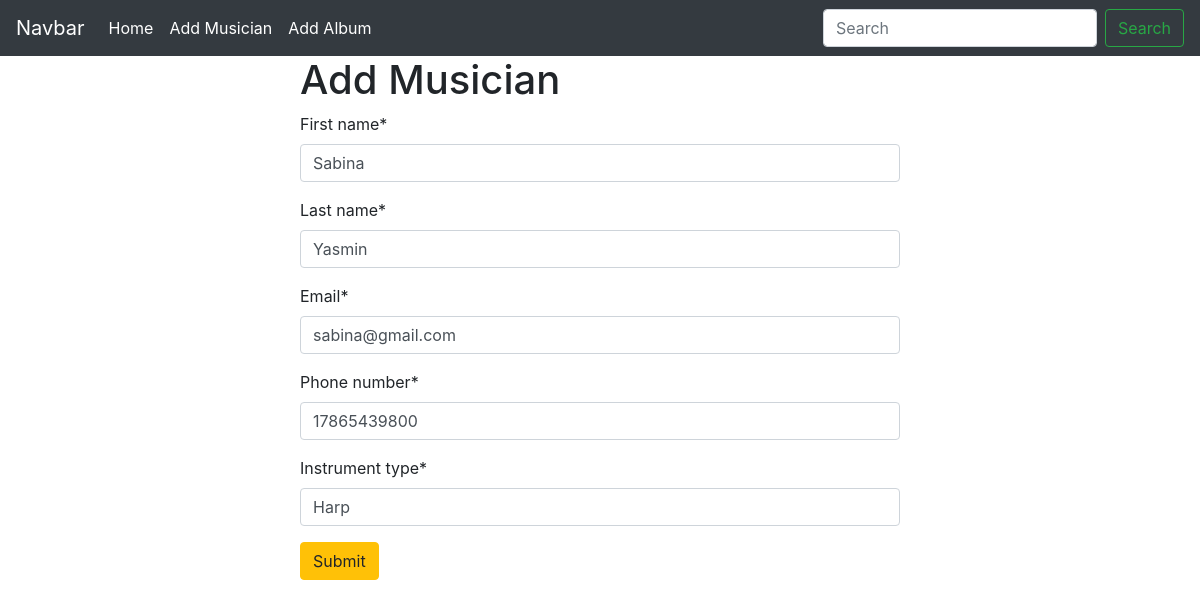
/musician/edit_musician/6, run on the app's committed database.
### Musician/models.py (models this page shows, shortened)
class musician(models.Model):
    first_name= models.CharField(max_length=100)
    last_name= models.CharField(max_length=100)
    email = models.EmailField()
    phone_number = models.IntegerField()
    instrument_type = models.CharField(max_length=100)

### Musician/views.py (the view)
# urls.py: path('edit_musician/<int:id>',views.edit_musician,name='edit_musician')
def edit_musician(request,id):
     musician_data=models.musician.objects.get(pk=id)
     musician_form=forms.musicianForm(instance=musician_data)
     if request.method=='POST':
         musician_form=forms.musicianForm(request.POST,instance=musician_data)
         if musician_form.is_valid():
              musician_form.save()
              return redirect('homepage')
     return render(request,'add_musician.html',{'form':musician_form})

### Musician/forms.py
class musicianForm(forms.ModelForm):
    class Meta:
        model=musician
        fields='__all__'

### Musician/templates/add_musician.html (shortened to what this page needs)
{% extends "base.html" %}
{%  load crispy_forms_tags %}
{% block content %}
<form style="width:50% ; margin : auto" method="post">
    <h1>Add Musician</h1>
   {{form | crispy}}
<button class="btn btn-warning">Submit</button>
</form>
{% endblock content %}

### data on the page
musician: first_name "Sabina", last_name "Yasmin", email "sabina@gmail.com", phone_number "17865439800", instrument_type "Harp"
